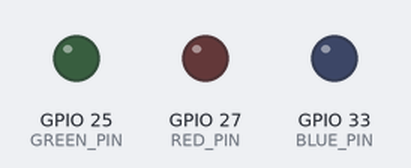
A sketch run on a simulated ESP32. Parts: output pins drawn as LEDs (lit = HIGH).

Above: at 0.2 s.
At 1.0 s:
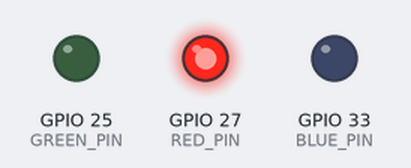
At 2.0 s:
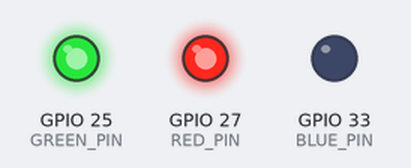
At 2.7 s:
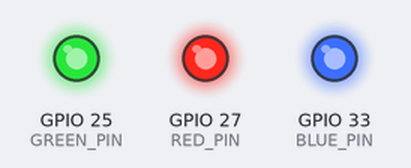
At 4.2 s:
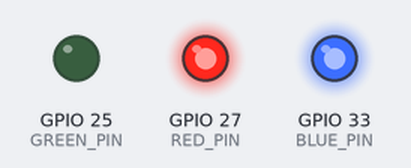
At 6.2 s:
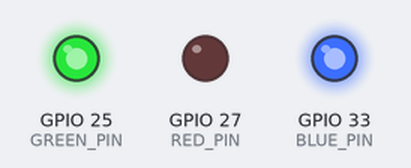
Timing chart, 0 to 6.9 s (numbered marks = the images above):
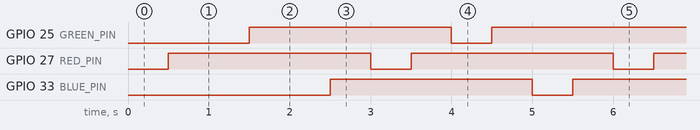

Measured:
- by itself, GPIO 25 (GREEN_PIN), GPIO 27 (RED_PIN), GPIO 33 (BLUE_PIN): alternates HIGH for 2.5 s and LOW for 0.50 s

The sketch:

led.ino
```cpp
const int RED_PIN = 27;
const int GREEN_PIN = 25;
const int BLUE_PIN = 33;

void setup() {
  pinMode(RED_PIN, OUTPUT);
  pinMode(GREEN_PIN, OUTPUT);
  pinMode(BLUE_PIN, OUTPUT);
}

void loop() {
  // Nothing here – LED stays ON
  digitalWrite(RED_PIN, LOW);
  delay(500);
  digitalWrite(RED_PIN, HIGH);
  delay(500);
    digitalWrite(GREEN_PIN, LOW);
  delay(500);
  digitalWrite(GREEN_PIN, HIGH);
  delay(500);
    digitalWrite(BLUE_PIN, LOW);
  delay(500);
  digitalWrite(BLUE_PIN, HIGH);
  delay(500);
}
```
